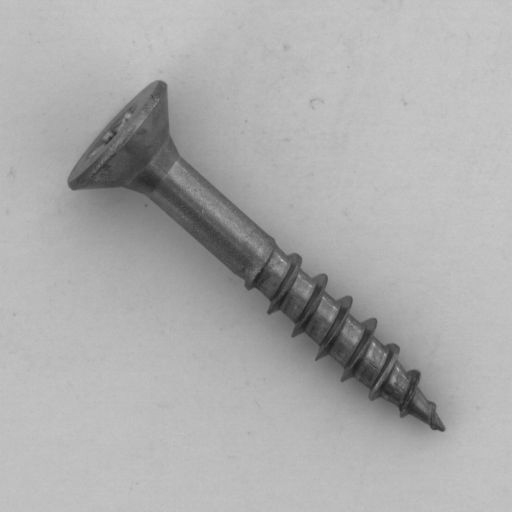
#> input picture dataset/test/good/000.png, 1024 x 1024 px (shown at 1/2 size)
$ python -i preprocessing.py   (imports and definitions only)   (older library calls are emulated)
#> lines starting #> are read from the running program, lines starting #| are printed output that depends on the picture
#> further down, picture is the input picture: shape (1024, 1024, 3); min 29, max 221, mean 171.8
import cv2
import numpy as np
from PIL import Image
import torchvision.transforms as transforms

def to_grayscale(image):
    """Convert image to grayscale."""
    return cv2.cvtColor(np.array(image), cv2.COLOR_RGB2GRAY)

def sobel_edge_detection(image):
    """Apply Sobel edge detection to grayscale image."""
    gray = to_grayscale(image)
    sobel_x = cv2.Sobel(gray, cv2.CV_64F, 1, 0, ksize=3)
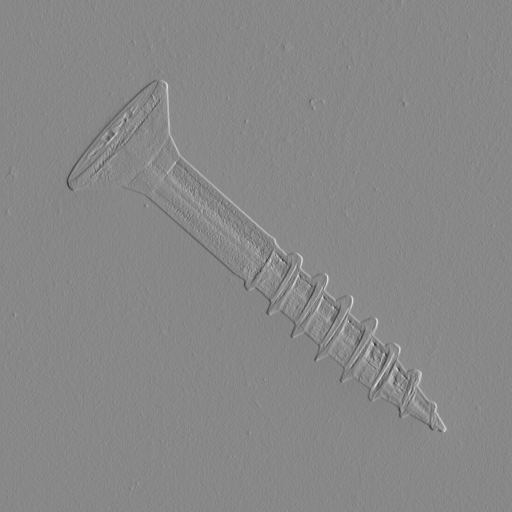
#> sobel_x: shape (1024, 1024) float64 (shown at 1/2 size); min -263, max 230, mean 0; drawn with min black and max white
    sobel_y = cv2.Sobel(gray, cv2.CV_64F, 0, 1, ksize=3)
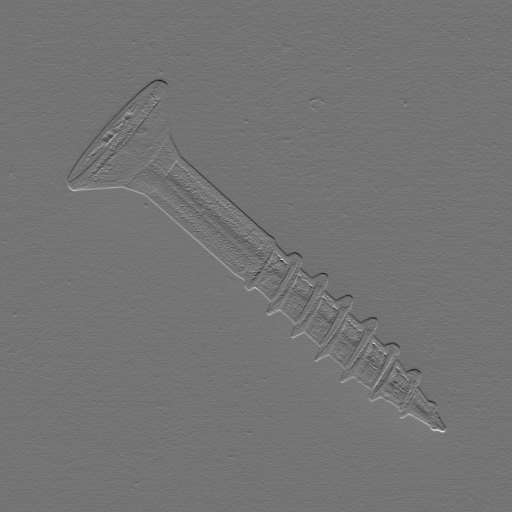
#> sobel_y: shape (1024, 1024) float64 (shown at 1/2 size); min -244, max 291, mean 0; drawn with min black and max white
    sobel_combined = cv2.magnitude(sobel_x, sobel_y)
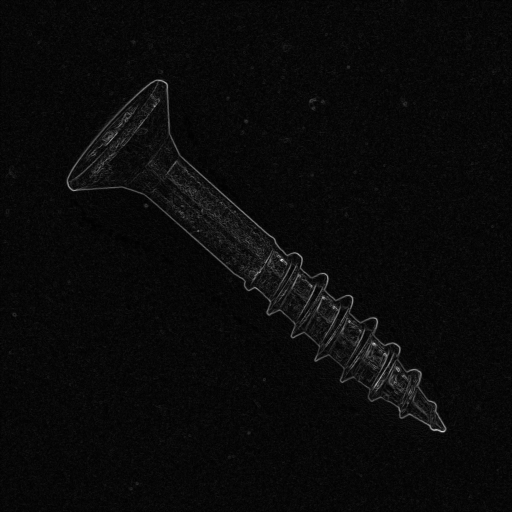
#> sobel_combined: shape (1024, 1024) float64 (shown at 1/2 size); min 0, max 308.7, mean 12.5; drawn with min black and max white
    sobel_combined = cv2.normalize(sobel_combined, None, 0, 255, cv2.NORM_MINMAX).astype(np.uint8)
    return sobel_combined

def canny_edge_detection(image, low_threshold=50, high_threshold=150):
    """Apply Canny edge detection to grayscale image."""
    gray = to_grayscale(image)
    edges = cv2.Canny(gray, low_threshold, high_threshold)
    return edges

def get_transforms():
    """Define image transformations for CNN input."""
    return transforms.Compose([
        transforms.Resize((224, 224)),
        transforms.ToTensor(),
        transforms.Normalize(mean=[0.485, 0.456, 0.406], std=[0.229, 0.224, 0.225])
    ])

>>> import cv2
>>> picture = cv2.cvtColor(cv2.imread('../dataset/test/good/000.png'), cv2.COLOR_BGR2RGB)
>>> result = sobel_edge_detection(picture)

$ run again, on dataset/test/good/001.png
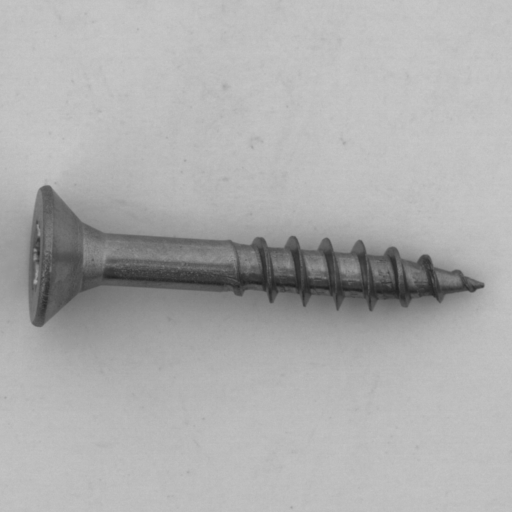
#> input picture dataset/test/good/001.png, 1024 x 1024 px (shown at 1/2 size)
#> picture is the input picture: shape (1024, 1024, 3); min 29, max 204, mean 173.3
#> in sobel_edge_detection, `sobel_y = cv2.Sobel(gray, cv2.CV_64F, 0, 1, ksize=3)`:
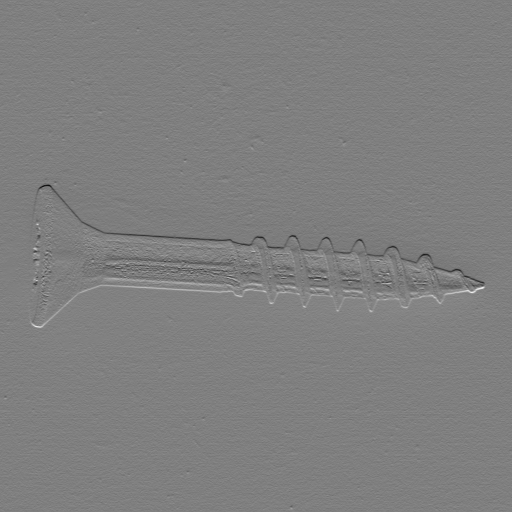
#> sobel_y: shape (1024, 1024) float64 (shown at 1/2 size); min -244, max 244, mean 0; drawn with min black and max white
#> in sobel_edge_detection, `sobel_combined = cv2.magnitude(sobel_x, sobel_y)`:
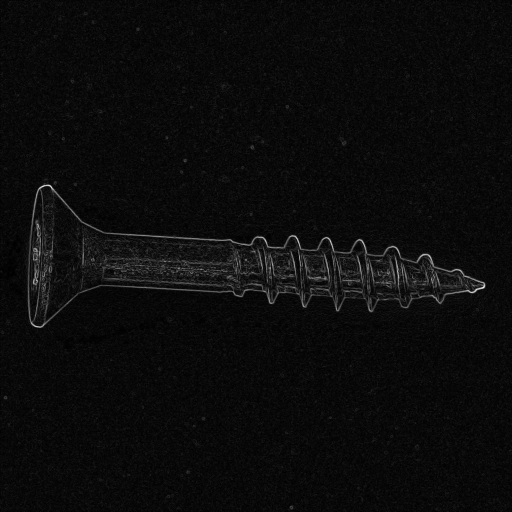
#> sobel_combined: shape (1024, 1024) float64 (shown at 1/2 size); min 0, max 264, mean 12.5; drawn with min black and max white

$ run again, on dataset/test/good/002.png
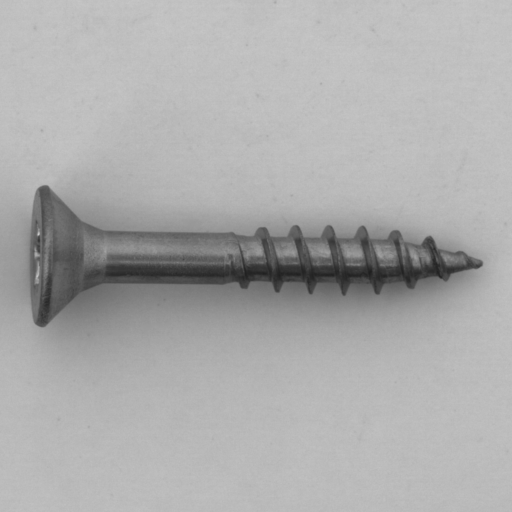
#> input picture dataset/test/good/002.png, 1024 x 1024 px (shown at 1/2 size)
#> picture is the input picture: shape (1024, 1024, 3); min 29, max 217, mean 171.6
#> in sobel_edge_detection, `sobel_x = cv2.Sobel(gray, cv2.CV_64F, 1, 0, ksize=3)`:
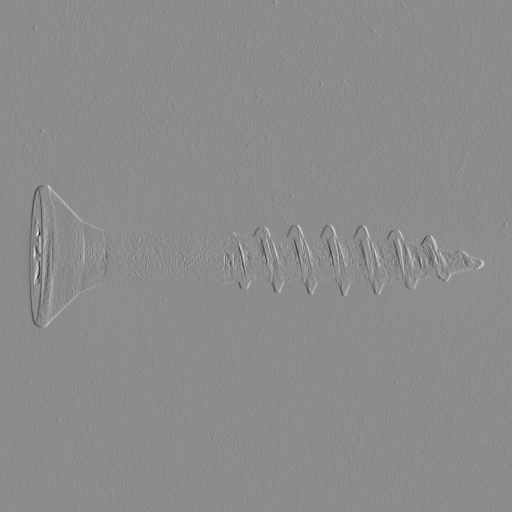
#> sobel_x: shape (1024, 1024) float64 (shown at 1/2 size); min -311, max 254, mean 0.1; drawn with min black and max white
#> in sobel_edge_detection, `sobel_combined = cv2.magnitude(sobel_x, sobel_y)`:
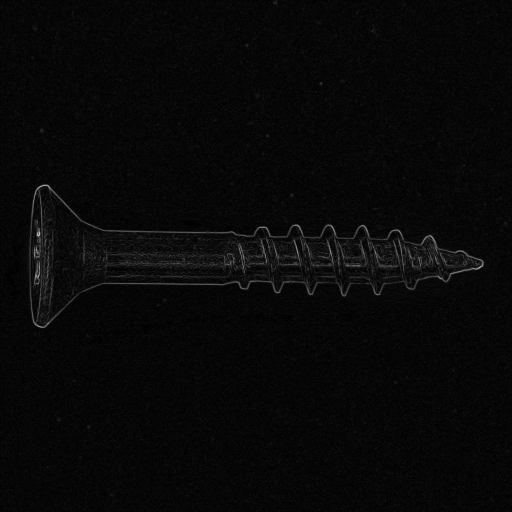
#> sobel_combined: shape (1024, 1024) float64 (shown at 1/2 size); min 0, max 362.3, mean 12.1; drawn with min black and max white

$ run again, on dataset/test/good/003.png
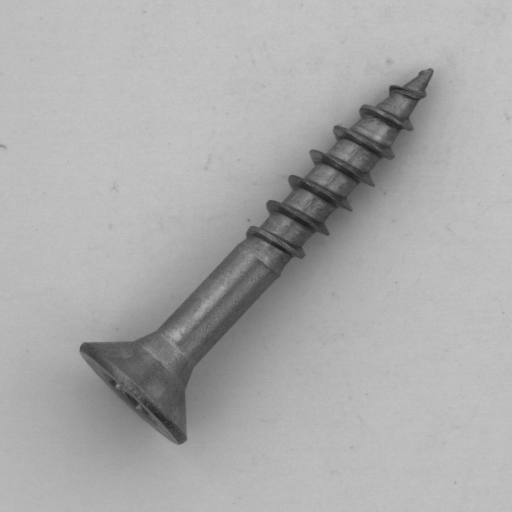
#> input picture dataset/test/good/003.png, 1024 x 1024 px (shown at 1/2 size)
#> picture is the input picture: shape (1024, 1024, 3); min 30, max 200, mean 170.4
#> in sobel_edge_detection, `sobel_x = cv2.Sobel(gray, cv2.CV_64F, 1, 0, ksize=3)`:
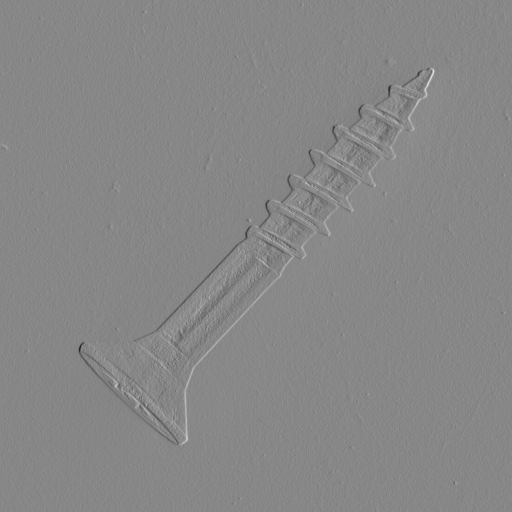
#> sobel_x: shape (1024, 1024) float64 (shown at 1/2 size); min -273, max 242, mean 0.1; drawn with min black and max white
#> in sobel_edge_detection, `sobel_combined = cv2.magnitude(sobel_x, sobel_y)`:
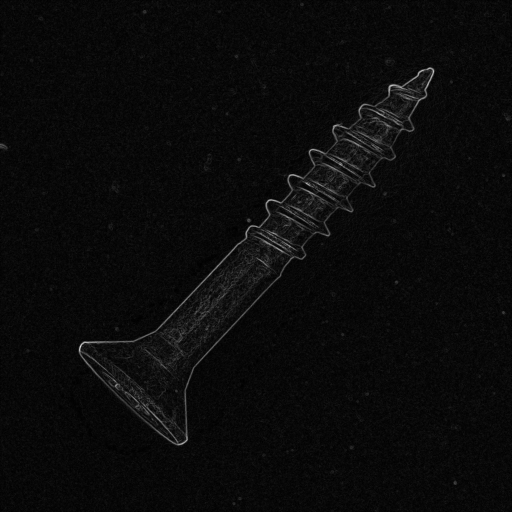
#> sobel_combined: shape (1024, 1024) float64 (shown at 1/2 size); min 0, max 282.1, mean 12.2; drawn with min black and max white
